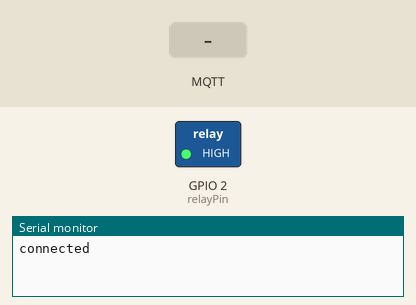
Recording of a sketch running on a simulated ESP8266 (NodeMCU). On the bench: switched loads named in the sketch (green lamp = pin HIGH), the last lines printed to the serial monitor. Inputs (shaded band) come from the test bench. WiFi joins after 1.5 s; servers stay silent unless stated; no MQTT or app messages arrive unless stated.

Above: at 2.7 s.
2.8 s: MQTT message "garden/pump/on" arrives on the third subscribed topic
At 3.3 s:
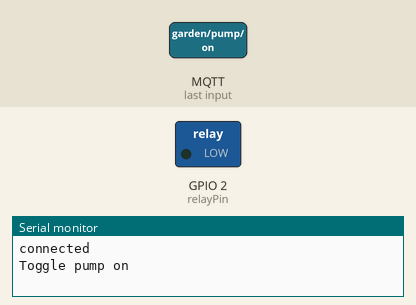
4.3 s: MQTT message "garden/pump/on" arrives on the second subscribed topic
At 5.5 s:
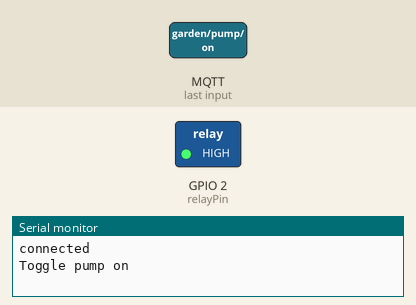
5.8 s: MQTT message "garden/pump/off" arrives on the second subscribed topic
At 6.7 s:
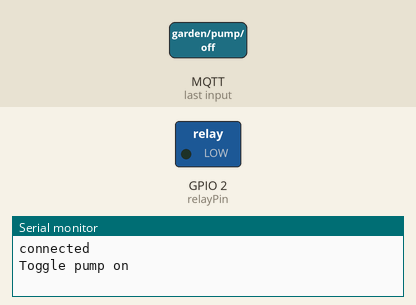
Timing chart, 0 to 8.8 s (numbered marks = the images above; inputs shaded):
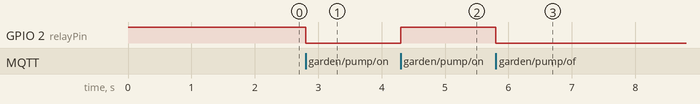

Measured:
- after the input at 2.8 s, GPIO 2 (relayPin): HIGH → LOW at once
- after the input at 4.3 s, GPIO 2 (relayPin): LOW → HIGH at once
- after the input at 5.8 s, GPIO 2 (relayPin): HIGH → LOW at once

The sketch:

ESP_pump_MQTT_example.ino
```cpp
#include "ESP8266WiFi.h"
#include <PubSubClient.h>

const char* ssid = "ssid";
const char* password = "password";

const char* mqttServer = "192.168.0.n";
const int mqttPort = 1883;

int relayPin = 2;
int current_state = 0;

WiFiClient espClient;
PubSubClient client(espClient);

IPAddress ip(192, 168, 0, 120);
IPAddress gateway(192, 168, 0, 1);
IPAddress subnet(255, 255, 255, 0);

void setup()
{
  pinMode(relayPin, OUTPUT);
  digitalWrite(relayPin, HIGH);
  WiFi.config(ip, gateway, subnet);
  WiFi.begin(ssid, password);
  Serial.begin(115200);
  while (WiFi.status() != WL_CONNECTED) {
    delay(500);
  }
  client.setServer(mqttServer, mqttPort);
  client.setCallback(callback);

  while (!client.connected()) {
    if (client.connect("pump")) {

      Serial.println("connected");

    } else {

      Serial.print("failed with state ");
      Serial.print(client.state());
      delay(2000);

    }
  }

  client.publish("garden/pump/log", "Garden pump reporting for duty");
  client.subscribe("garden/pump/status");
  client.subscribe("garden/pump/toggle");
  client.subscribe("garden/pump/on");
  client.subscribe("garden/pump/off");

}

void callback(char* topic, byte* payload, unsigned int length) {
  if (strcmp(topic, "garden/pump/on")==0){
    Serial.print("Toggle pump on");
    client.publish("garden/pump/log", "Garden pump ON");
    digitalWrite(relayPin, LOW);
  }else if(strcmp(topic, "garden/pump/off")==0){
    Serial.print("Toggle pump off");
    client.publish("garden/pump/log", "Garden pump OFF");
    digitalWrite(relayPin, HIGH);
  }else {
    current_state = digitalRead(relayPin);
    if(strcmp(topic, "garden/pump/status")==0){
      Serial.print("Current state:");
      Serial.print(current_state);
      if (current_state == 1){
        client.publish("garden/pump/log", "Pump off");
      }else{
        client.publish("garden/pump/log", "Pump on");
      }
    }else if(strcmp(topic, "garden/pump/toggle")==0){
      if (current_state == 1){
        client.publish("garden/pump/log", "Garden pump ON");
        digitalWrite(relayPin, LOW);
      }else{
        client.publish("garden/pump/log", "Garden pump OFF");
        digitalWrite(relayPin, HIGH);
      }
    }else{
      Serial.print("nothing found");
      Serial.print(topic);
    }
  }
}


void loop() {
  client.loop();
}
```
